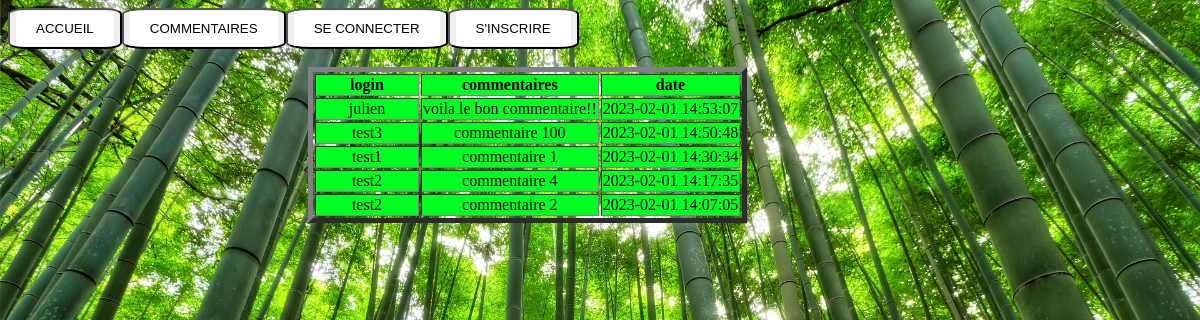
Screenshot of /livre-or.php with the database file from the repository.
### tables this page shows
CREATE TABLE `utilisateurs` (
  `id` int(11) NOT NULL,
  `login` varchar(255) NOT NULL,
  `password` varchar(255) NOT NULL
);

CREATE TABLE `commentaires` (
  `id` int(11) NOT NULL,
  `commentaires` text NOT NULL,
  `id_utilisateurs` int(11) NOT NULL,
  `date` datetime NOT NULL
);

### livre-or.php (the view, shortened to what this page needs)
<?php
include_once("include/bdd.php");
    $request = $mysqli->query("SELECT `login`, `commentaires`, `date` FROM `commentaires` INNER JOIN `utilisateurs` ON `utilisateurs`.`id` = `commentaires`.`id_utilisateurs` ORDER BY date DESC");
    $results = $request->fetch_array(MYSQLI_ASSOC);
    ?>
<!DOCTYPE html>
<html lang="en">
<head>
    <link rel="stylesheet" href="style.css">
</head>
<body>
<?php include_once("include/header.php"); ?>
    <br>
    <div class = "tableau">
    <?php
        echo "<table border='5' solid green ><tr>";
        foreach ($results as $key => $value)
            {
            echo " <th> " . $key . " </th> ";
            }
            echo "</tr>";
            while ($results != NULL)
            {
            echo "<tr>";
            foreach ($results as $value)
            {
                    echo "<td style='min-width:100px; text-align:center;'>" . $value . "</td>";
            }
            echo "</tr>";
            $results = $request -> fetch_array(MYSQLI_ASSOC);
        }
        echo "</table>";
    ?>
    </div>
</body>
</html>

### include/header.php
<nav>
    <?php
    if (isset($_SESSION['login'])) {
        echo '<button><a href="./index.php">ACCUEIL</a></button>';
        echo '<button><a href="./profil.php">PROFIL</a></button>';
        echo "<button><a href='./livre-or.php'>COMMENTAIRES</a></button>";
        echo "<button><a href='./commentaire.php'>POSTER UN COMMENTAIRES</a></button>";
        echo '<button><a href="./logout.php">DECONNEXION</a></button>';
    }
    else {
        echo '<button><a href="./index.php">ACCUEIL</a></button>';
        echo "<button><a href='./livre-or.php'>COMMENTAIRES</a></button>";
        echo '<button><a href="./connexion.php">SE CONNECTER</a></button>';
        echo "<button><a href='./inscription.php'>S'INSCRIRE</a></button>";
    } ?>
</nav>

### style.css (style rules this page uses)
body { background-image: url("images/bamboo.jpg"); background-size: cover; background-repeat: no-repeat; width: 100%; height: 600px; }
.tableau { margin: auto; width: 50%; height: auto; }
.tableau> th, tr { background-color: rgb(0, 255, 34); }
button { border-radius: 15%; }
a:link, a:visited { background-color: white; color: rgb(0, 0, 0); padding: 10px 20px; text-align: center; text-decoration: none; display: inline-block; }

### rows the page displays
utilisateurs: login "julien"
commentaires: commentaires "voila le bon commentaire!!", date "2023-02-01 14:53:07"
utilisateurs: login "test3"
commentaires: commentaires "commentaire 100", date "2023-02-01 14:50:48"
utilisateurs: login "test1"
commentaires: commentaires "commentaire 1", date "2023-02-01 14:30:34"
utilisateurs: login "test2"
commentaires: commentaires "commentaire 4", date "2023-02-01 14:17:35"
commentaires: commentaires "commentaire 2", date "2023-02-01 14:07:05"

### other values shown
$key "login"
$key "commentaires"
$key "date"
